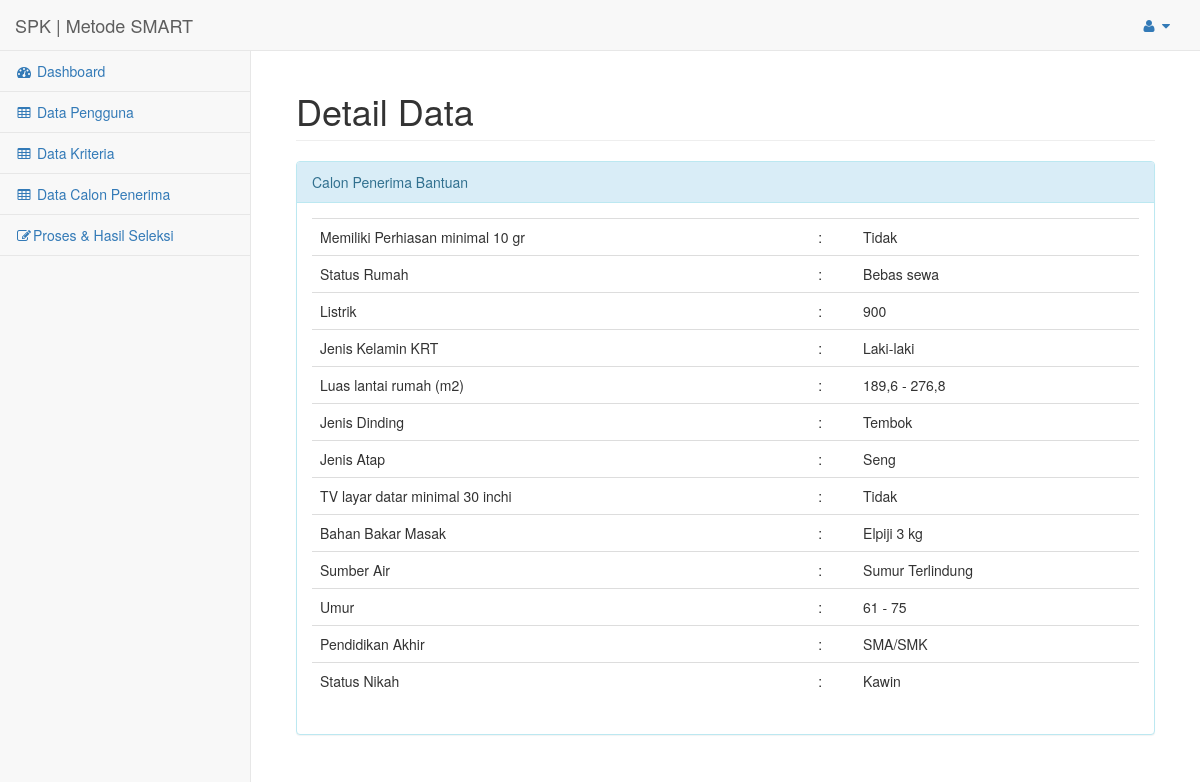
/index.php?url=data_calon_lihat&id=999 (signed in), run on the app's committed database.
### tables this page shows
CREATE TABLE `calon` (
  `id` int(11) NOT NULL AUTO_INCREMENT,
  `keluarga` varchar(255) NOT NULL,
  `nama` varchar(255) NOT NULL,
  `submit_by` int(11) DEFAULT 1,
  PRIMARY KEY (`id`),
  KEY `submit_by` (`submit_by`),
  CONSTRAINT `calon_ibfk_1` FOREIGN KEY (`submit_by`) REFERENCES `pengguna` (`id`) ON DELETE SET NULL ON UPDATE CASCADE
);

CREATE TABLE `subkriteria` (
  `id` int(11) NOT NULL AUTO_INCREMENT,
  `kriteria_id` int(11) DEFAULT 0,
  `nama` varchar(50) DEFAULT '0',
  `bobot` double DEFAULT 0,
  PRIMARY KEY (`id`),
  KEY `kriteria_id` (`kriteria_id`),
  CONSTRAINT `FK_subkriteria_kriteria` FOREIGN KEY (`kriteria_id`) REFERENCES `kriteria` (`id`) ON DELETE CASCADE ON UPDATE CASCADE
);

### config/routes.php (called while the page is built, shortened)
<?php
$include = [];
if(isset($_GET['url'])){
	switch ($_GET['url']) {
		case 'data_calon_lihat':
			$include[] = 'halaman/calon/lihat.php';
			break;
	}
}else{
	$include[] = 'halaman/dashboard.php';
}
?>

### config/calon/load_detail.php (called while the page is built, shortened)
<?php
include 'config/koneksi.php';
$id = $_GET['id'];
$query = "SELECT calon.*, kriteria.nama as nama_kriteria, subkriteria.nama as nama_subkriteria, subkriteria.bobot as bobot_subkriteria, calon_subkriteria.value as value_calon_subkriteria, calon_subkriteria.id as calon_subkriteria_id FROM calon LEFT join calon_subkriteria on (calon.id=calon_subkriteria.calon_id) LEFT join subkriteria on (subkriteria.id=calon_subkriteria.subkriteria_id) LEFT join kriteria on (kriteria.id=subkriteria.kriteria_id) where calon.id='$id'";
$hasil = mysqli_query($koneksi, $query);
while ($data_row = mysqli_fetch_assoc($hasil)) {
	$datas[] = $data_row;
}
$data['id'] = $datas[0]['id'];
$data['keluarga'] = $datas[0]['keluarga'];
$data['nama'] = $datas[0]['nama'];
foreach ($datas as $key => $value) {
	$data['kriteria'][$value['nama_kriteria']]['value'] = $value['nama_subkriteria']!= 'input' ? $value['nama_subkriteria'] : $value['value_calon_subkriteria'] ;
	$data['kriteria'][$value['nama_kriteria']]['id'] = $value['calon_subkriteria_id'];
}
$data_calon = $data;
 ?>

### halaman/calon/lihat.php (the view)
<div id="page-wrapper">
    <div class="container-fluid">
        <div class="row">
            <div class="col-lg-12">
                <h1 class="page-header">Detail Data</h1>
            </div>
        </div>
        <div class="row">
        	<div class="col-lg-12">
        		<div class="panel panel-info">
        			<div class="panel-heading">
        				Calon Penerima Bantuan
        			</div>
        			<div class="panel-body">
        				<table class="table">
                            <?php foreach ($data_calon['kriteria'] as $key => $value): ?>
                                <tr>
                                    <td><?php echo $key; ?></td>
                                    <td>:</td>
                                    <td><?php echo $value['value'] ?></td>
                                </tr>
                            <?php endforeach ?>
                        </table>
        			</div>
        		</div>
        	</div>
        </div>
    </div>
</div>

### index.php (shortened to what this page needs)
<?php
include 'config/routes.php';
 include 'halaman/header.php';
foreach ($req as $key => $value) {
	require_once $value;
}
foreach ($include as $key => $value) {
	require_once $value;
}
include 'halaman/footer.php';
?>

### data on the page
calon: key "Memiliki Perhiasan minimal 10 gr", subkriteria.nama "Tidak", key "Status Rumah", subkriteria.nama "Bebas sewa", key "Jenis Kelamin KRT", subkriteria.nama "Laki-laki", key "Luas lantai rumah (m2)", subkriteria.nama "189,6 - 276,8", key "Jenis Dinding", subkriteria.nama "Tembok", key "Jenis Atap", subkriteria.nama "Seng", key "TV layar datar minimal 30 inchi", key "Bahan Bakar Masak", subkriteria.nama "Elpiji 3 kg", key "Sumber Air", subkriteria.nama "Sumur Terlindung", key "Umur", subkriteria.nama "61 - 75", key "Pendidikan Akhir", subkriteria.nama "SMA/SMK", key "Status Nikah", subkriteria.nama "Kawin"

### other printed values
$key "Listrik"
$value['value'] "900"
